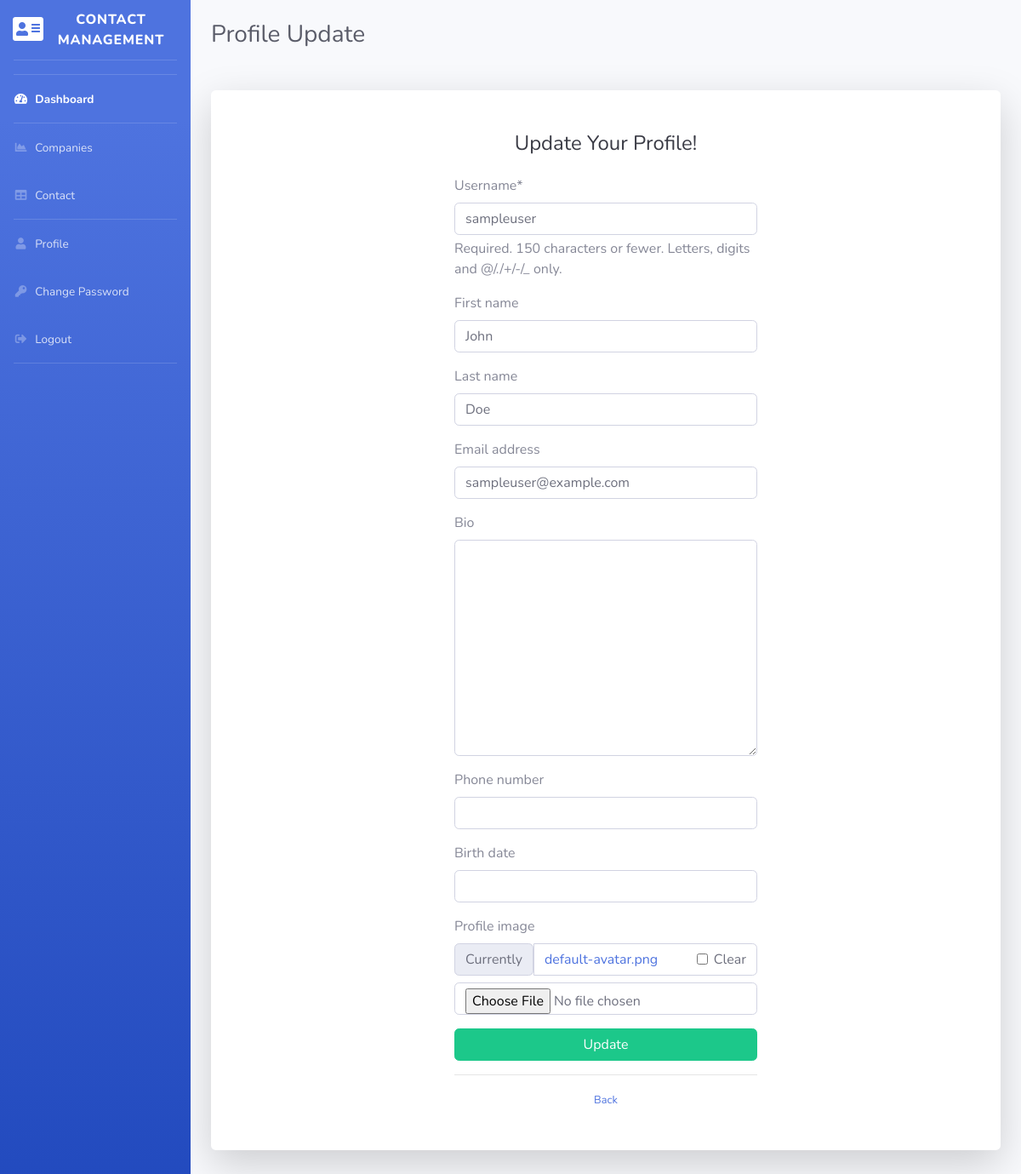
Page /profile-update/ (signed in) on the earlier database version.
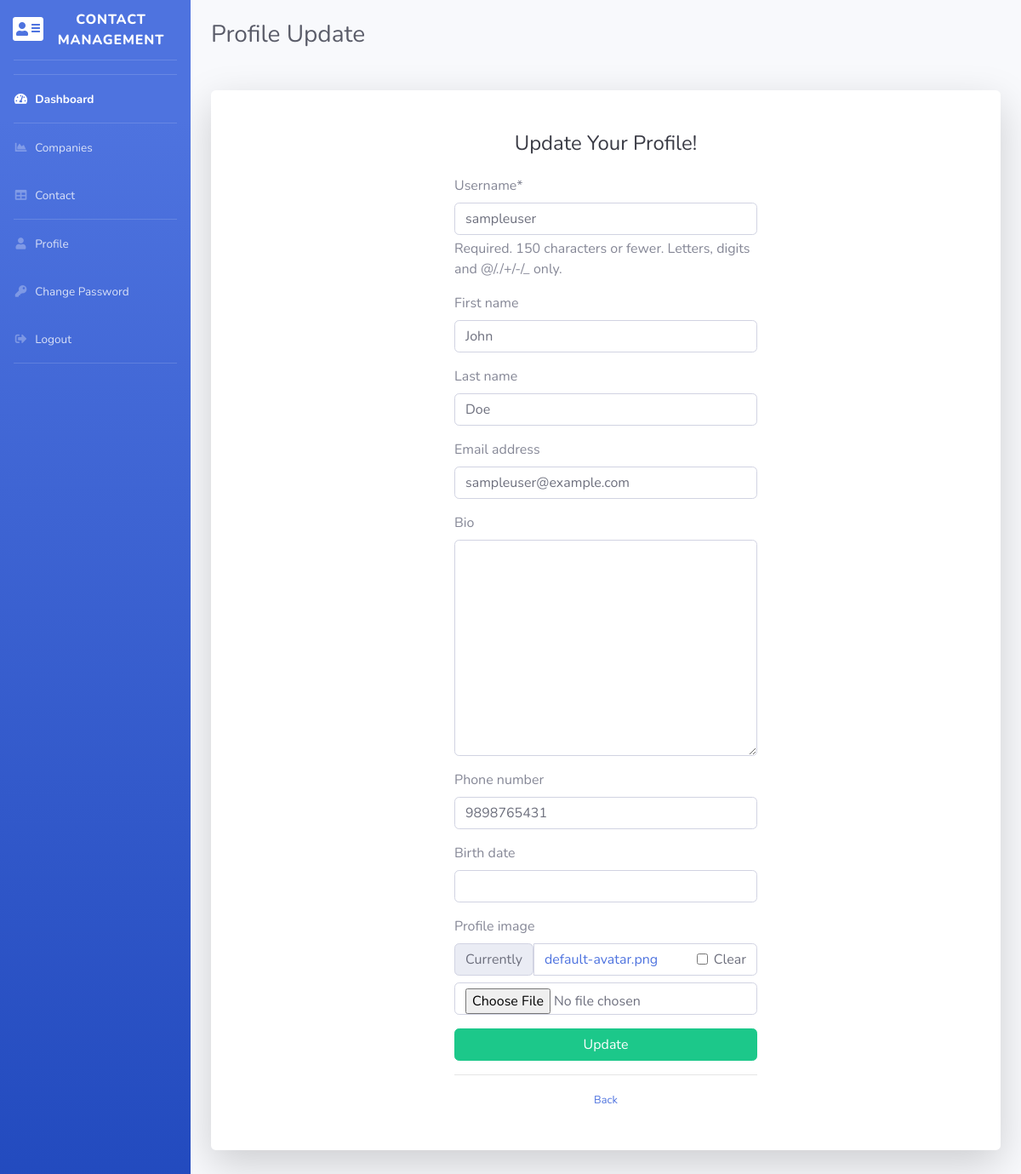
Same page on the later database version.
### apps/userprofile/models.py (models this page shows, shortened)
class Profile(models.Model):
    user = models.OneToOneField(User, on_delete=models.CASCADE)
    bio = models.TextField(max_length=500, blank=True)
    phone_number = models.CharField(max_length=12, blank=True)
    birth_date = models.DateField(null=True, blank=True)
    profile_image = models.ImageField(default='default-avatar.png', upload_to='users/', null=True, blank=True)

### apps/common/views.py (the view)
# urls.py: path('profile-update/', ProfileUpdateView.as_view(), name='profile-update'),
class ProfileUpdateView(LoginRequiredMixin, TemplateView):
    user_form = UserForm
    profile_form = ProfileForm
    template_name = 'common/profile-update.html'
    def post(self, request):
        post_data = request.POST or None
        file_data = request.FILES or None
        user_form = UserForm(post_data, instance=request.user)
        profile_form = ProfileForm(post_data, file_data, instance=request.user.profile)
        if user_form.is_valid() and profile_form.is_valid():
            user_form.save()
            profile_form.save()
            messages.error(request, 'Your profile is updated successfully!')
            return HttpResponseRedirect(reverse_lazy('profile'))
        context = self.get_context_data(
                                        user_form=user_form,
                                        profile_form=profile_form
                                    )
        return self.render_to_response(context)
    def get(self, request, *args, **kwargs):
        return self.post(request, *args, **kwargs)

### apps/common/forms.py
class UserForm(forms.ModelForm):
    class Meta:
        model = User
        fields = [
            'username',
            'first_name',
            'last_name',
            'email',
        ]

class ProfileForm(forms.ModelForm):
    class Meta:
        model = Profile
        fields = [
            'bio',
            'phone_number',
            'birth_date',
            'profile_image'
        ]

### templates/common/profile-update.html (shortened to what this page needs)
{% extends 'base.html' %}
{% load crispy_forms_tags %}
{% block content %}
    <div class="container-fluid">
        <div class="d-sm-flex align-items-center justify-content-between mb-4 mt-4">
        <h1 class="h3 mb-0 text-gray-800">Profile Update</h1>
        </div>
        <div class="card o-hidden border-0 shadow-lg my-5">
          <div class="card-body p-0">
            <div class="row">
              <div class="col-lg-3"></div>
              <div class="col-lg-6">
                <div class="p-5">
                  <div class="text-center">
                    <h1 class="h4 text-gray-900 mb-4">Update Your Profile!</h1>
                  </div>
                  <form method="POST" enctype="multipart/form-data">
                    {{user_form | crispy}}
                    {{profile_form | crispy}}
                    <button type="submit" class="btn btn-success btn-block">Update</button>
                  </form>
                  <hr>
                  <div class="text-center">
                    <a class="small" href="{% url 'profile' %}">Back</a>
                  </div>
                </div>
              </div>
            </div>
          </div>
        </div>
    </div>
{% endblock content %}

### templates/base.html (shortened to what this page needs)
{% load static %}
{% load crispy_forms_tags %}
<!DOCTYPE html>
<html lang="en">
<head>
  <link href="https://cdnjs.cloudflare.com/ajax/libs/font-awesome/5.11.2/css/all.min.css" rel="stylesheet" type="text/css">
  <link rel="stylesheet" href="{% static 'css/sb-admin-2.min.css' %}">
</head>
<body id="page-top">
  <div id="wrapper">
    <ul class="navbar-nav bg-gradient-primary sidebar sidebar-dark accordion" id="accordionSidebar">
      <a class="sidebar-brand d-flex align-items-center justify-content-center" href="{% url 'dashboard' %}">
        <div class="sidebar-brand-icon">
          <i class="fas fa-address-card"></i>
        </div>
        <div class="sidebar-brand-text mx-3">Contact Management</div>
      </a>
      <hr class="sidebar-divider">
      <hr class="sidebar-divider my-0">
      <li class="nav-item active">
        <a class="nav-link" href="{% url 'dashboard' %}">
          <i class="fas fa-fw fa-tachometer-alt"></i>
          <span>Dashboard</span></a>
      </li>
      <hr class="sidebar-divider my-0">
      <li class="nav-item">
        <a class="nav-link" href="#">
          <i class="fas fa-fw fa-chart-area"></i>
          <span>Companies</span></a>
      </li>
      <li class="nav-item">
        <a class="nav-link" href="#">
          <i class="fas fa-fw fa-table"></i>
          <span>Contact</span></a>
      </li>
      <hr class="sidebar-divider my-0">
      <li class="nav-item">
        <a class="nav-link" href="{% url 'profile' %}">
          <i class="fas fa-fw fa-user"></i>
          <span>Profile</span></a>
      </li>
      <li class="nav-item">
        <a class="nav-link" href="{% url 'change-password'%}">
          <i class="fas fa-fw fa-key"></i>
          <span>Change Password</span></a>
      </li>
      <li class="nav-item">
        <a class="nav-link" href="{% url 'logout' %}">
          <i class="fas fa-fw fa-sign-out-alt"></i>
          <span>Logout</span></a>
      </li>
      <hr class="sidebar-divider d-none d-md-block">
    </ul>
    <div id="content-wrapper" class="d-flex flex-column">
      <div id="content">
        {% block content %}  {% endblock content %}
      </div>
    </div>
  </div>
</body>
</html>

Differences in the rows shown:
changed Profile: phone_number (not shown) → "9898765431"
